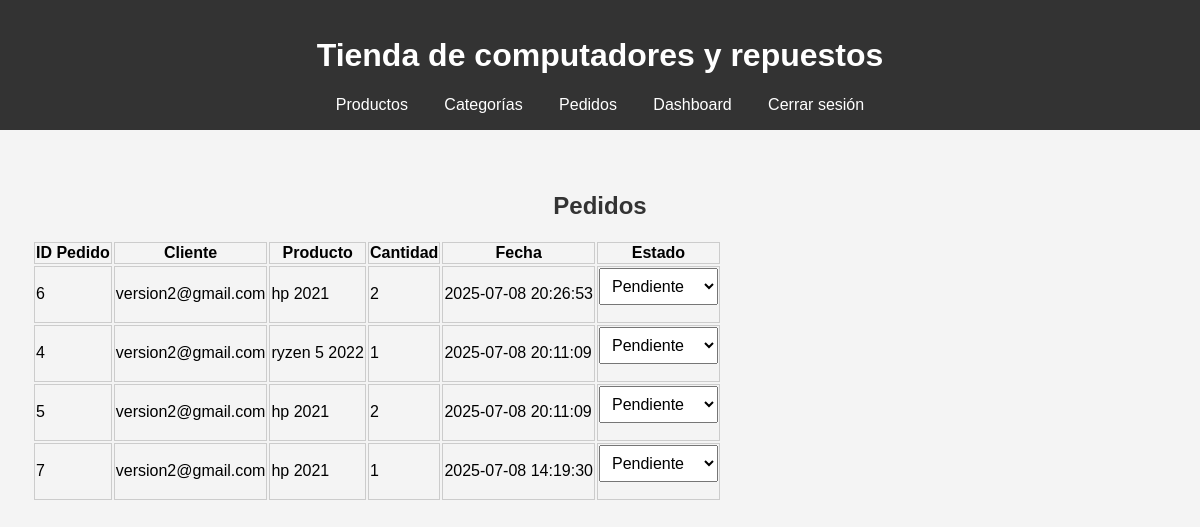
The app's page /index.php?accion=pedidos (signed in) with its own data.
### tables this page shows
CREATE TABLE `pedidos` (
  `id` int(11) NOT NULL,
  `id_usuario` int(11) NOT NULL,
  `id_producto` int(11) NOT NULL,
  `cantidad` int(11) NOT NULL,
  `fecha` datetime NOT NULL,
  `estado` enum('pendiente','procesado','enviado','entregado','cancelado') NOT NULL
);

CREATE TABLE `usuarios` (
  `id` int(11) NOT NULL,
  `nombre` varchar(100) NOT NULL,
  `correo` varchar(100) NOT NULL,
  `contrasena` varchar(255) NOT NULL,
  `rol` enum('admin','cliente') NOT NULL
);

### Controlador/Controlador.php (called while the page is built, shortened)
<?php
class Controlador
{
public function mostrarPedidos()
{
    $gestor = new GestorAdmin();
    $pedidos = $gestor->listarPedidos();
    require "Vista/html/pedidos.php";
}
}

### Modelo/GestorAdmin.php (called while the page is built, shortened)
<?php
class GestorAdmin
{
    public function __construct() {
        $this->conexion_obj = new Conexion();
    }
    public function listarPedidos()
    {
        $conexion = new Conexion();
        $conexion->abrir();
        $sql = "SELECT p.id, u.correo AS usuario,
               CONCAT(pr.marca, ' ', pr.modelo) AS producto,
               p.cantidad, p.fecha, p.estado
        FROM pedidos p
        LEFT JOIN usuarios u ON p.id_usuario = u.id
        LEFT JOIN productos pr ON p.id_producto = pr.id
        ORDER BY p.fecha DESC";
        $conexion->consulta($sql);
        $result = $conexion->obtenerResult();
        $pedidos = [];
        while ($row = $result->fetch_assoc()) {
            $pedidos[] = $row;
        }
        return $pedidos;
    }
}
?>

### Modelo/Conexion.php (called while the page is built, shortened)
<?php
class Conexion
{
    private $mySQLI;
    private $result;
    public function abrir()
    {
        if ($this->mySQLI === null || $this->mySQLI->ping() === false) {
            $this->mySQLI = new mysqli("localhost", "root", "", "computadores");
            $this->mySQLI->set_charset("utf8mb4");
        }
        return true;
    }
    public function cerrar()
    {
        if ($this->mySQLI && $this->mySQLI->ping()) {
            $this->mySQLI = null;
        }
    }
    public function consulta($sql)
    {
        $this->sql = $sql;
        $this->result = $this->mySQLI->query($this->sql);
        return $this->result;
    }
    public function obtenerResult()
    {
        return $this->result;
    }
}
?>

### Vista/html/pedidos.php (the view, shortened to what this page needs)
<!DOCTYPE html>
<html lang="es">
<head>
    <link rel="stylesheet" href="Vista/css/styles.css">
</head>
<body>
    <header>
        <h1>Tienda de computadores y repuestos</h1>
        <nav>
            <a href="index.php?accion=productos">Productos</a>
            <a href="index.php?accion=categorias">Categorías</a>
            <a href="index.php?accion=pedidos">Pedidos</a>
            <a href="index.php?accion=dashboard">Dashboard</a>
            <?php if (isset($_SESSION['admin'])): ?>
                <a href="index.php?accion=cerrarSesion">Cerrar sesión</a>
            <?php endif; ?>
        </nav>
    </header>
    <section>
        <h2>Pedidos</h2>
        <table>
            <thead>
                <tr>
                    <th>ID Pedido</th>
                    <th>Cliente</th>
                    <th>Producto</th>
                    <th>Cantidad</th>
                    <th>Fecha</th>
                    <th>Estado</th>
                </tr>
            </thead>
            <tbody>
                <?php foreach ($pedidos as $pedido): ?>
                    <tr>
                        <td><?= htmlspecialchars($pedido['id']) ?></td>
                        <td><?= htmlspecialchars($pedido['usuario']) ?></td>
                        <td><?= htmlspecialchars($pedido['producto']) ?></td>
                        <td><?= htmlspecialchars($pedido['cantidad']) ?></td>
                        <td><?= htmlspecialchars($pedido['fecha']) ?></td>
                        <td>
                            <form action="index.php?accion=cambiarEstadoPedido" method="post" style="display:inline;">
                                <select name="estado" onchange="this.form.submit()">
                                    <option value="pendiente" <?= $pedido['estado'] == 'pendiente' ? 'selected' : '' ?>>Pendiente
                                    </option>
                                </select>
                            </form>
                        </td>
                    </tr>
                <?php endforeach; ?>
            </tbody>
        </table>
    </section>
</body>
</html>

### Vista/css/styles.css (style rules this page uses)
body { font-family: Arial, sans-serif; margin: 0; padding: 0; background-color: #f4f4f4; }
header { background-color: #333; color: white; padding: 1rem; text-align: center; }
nav a { color: white; margin: 0 1rem; text-decoration: none; }
section { padding: 2rem; }
form { display: flex; flex-direction: column; max-width: 300px; margin-top: 1rem; }
form input, form button, form select { margin-bottom: 1rem; padding: 0.5rem; font-size: 1rem; }
.admin-section table, th, td { border: 1px solid #ccc; }
form { text-align: center; margin-top: 20px; margin-bottom: 20px; }
h2 { text-align: center; margin-top: 30px; color: #333; }

### records on screen
pedidos: id "6", id_usuario.correo "version2@gmail.com", producto "hp 2021", cantidad "2", fecha "2025-07-08 20:26:53", estado "Pendiente"
pedidos: id "4", id_usuario.correo "version2@gmail.com", producto "ryzen 5 2022", cantidad "1", fecha "2025-07-08 20:11:09", estado "Pendiente"
pedidos: id "5", id_usuario.correo "version2@gmail.com", producto "hp 2021", cantidad "2", fecha "2025-07-08 20:11:09", estado "Pendiente"
pedidos: id "7", id_usuario.correo "version2@gmail.com", producto "hp 2021", cantidad "1", fecha "2025-07-08 14:19:30", estado "Pendiente"
